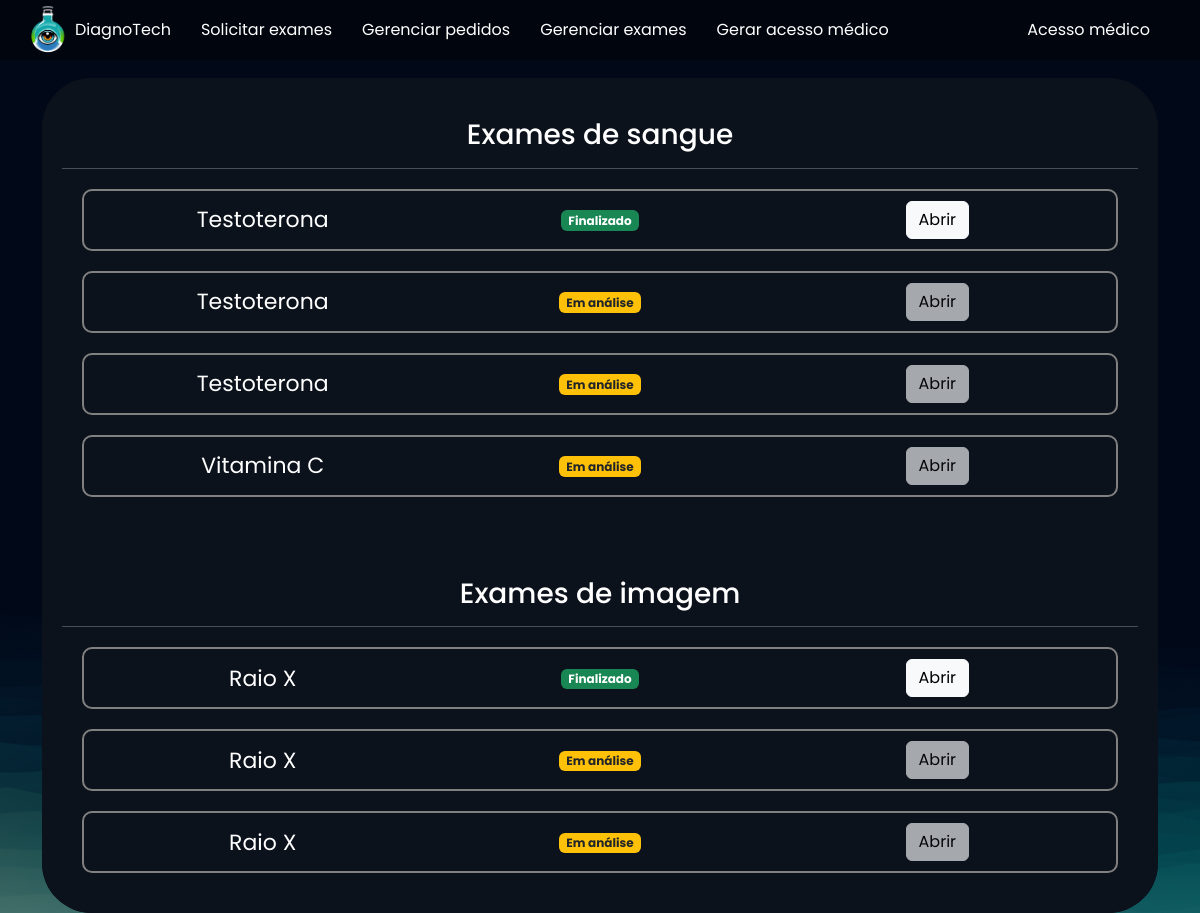
The app's page /exames/gerenciar_exames/ (signed in) with its own data.
### exames/models.py (models this page shows, shortened)
class SolicitacaoExame(models.Model):
    usuario = models.ForeignKey(User, on_delete=models.DO_NOTHING)
    exame = models.ForeignKey(TiposExames, on_delete=models.DO_NOTHING)
    choice_status = (
        ('E', 'Em análise'),
        ('F', 'Finalizado')
    )
    status = models.CharField(max_length=2, choices=choice_status)
    resultado = models.FileField(upload_to="resultados", null=True, blank=True)
    requer_senha = models.BooleanField(default=False)
    senha = models.CharField(max_length=16, null=True, blank=True)
    def badge_template(self):
        if self.status == 'E':
            classes = 'bg-warning text-dark'
            texto = 'Em análise'
        else:
            classes = 'bg-success'
            texto = 'Finalizado'
        return mark_safe(f'<span class="badge {classes}">{texto}</span>')

class TiposExames(models.Model):
    nome = models.CharField(max_length=50)
    tipo_choices = (
        ('I', 'Exame de imagem'),
        ('S', 'Exame de sangue')
    )
    tipo = models.CharField(max_length=1, choices=tipo_choices)
    preco = models.FloatField()
    disponivel = models.BooleanField(default=True)
    horario_inicial = models.IntegerField()
    horario_final = models.IntegerField()

### exames/views.py (the view)
# urls.py: path('gerenciar_exames/', views.gerenciar_exames, name = 'gerenciar_exames'),
@login_required(login_url="/usuarios/login/")
def gerenciar_exames(request):
    exames = SolicitacaoExame.objects.filter(usuario=request.user)
    return render(request, 'gerenciar_exames.html', {'exames': exames})

### exames/templates/gerenciar_exames.html (shortened to what this page needs)
{% extends "bases/base.html" %} {% load static %} {% block 'head' %}
<link href="{% static 'exames/css/css.css' %}" rel="stylesheet" />
<link href="{% static 'exames/css/gerenciar_pedidos.css' %}" rel="stylesheet" />
<link href="{% static 'exames/css/gerenciar_exames.css' %}" rel="stylesheet" />
{% endblock 'head' %} {% block 'conteudo' %}
<br />
<br />
<div class="container">
  <div class="card card-view">
    <div class="sub-card">
      <h3>Exames de sangue</h3>
      <hr />
      {% for exame in exames %} {% if exame.exame.tipo == 'S' %}
      <div class="row bordinha">
        <div class="col-md">
          <span class="textin">{{exame.exame.nome}}</span>
        </div>
        <div class="col-md">{{exame.badge_template}}</div>
        <div class="col-md">
          {% if exame.status == 'F' %}
          <a href="{% url 'permitir_abrir_exame' exame.id %}" class="btn btn-light">Abrir</a>
          {% else %}
          <a href="#" class="btn btn-light disabled">Abrir</a>
          {% endif %}
        </div>
      </div>
      {% endif %} {% endfor %}
    </div>
    <div class="sub-card">
      <h3>Exames de imagem</h3>
      <hr />
      {% for exame in exames %} {% if exame.exame.tipo == 'I' %}
      <div class="row bordinha">
        <div class="col-md">
          <span class="textin">{{exame.exame.nome}}</span>
        </div>
        <div class="col-md">{{exame.badge_template}}</div>
        <div class="col-md">
          {% if exame.status == 'F' %}
          <a href="{% url 'permitir_abrir_exame' exame.id %}" class="btn btn-light">Abrir</a>
          {% else %}
          <a href="#" class="btn btn-light disabled">Abrir</a>
          {% endif %}
        </div>
      </div>
      {% endif %} {% endfor %}
    </div>
  </div>
</div>
{% endblock 'conteudo' %}

### templates/static/geral/css/base.css (style rules this page uses)
:root { --main-color: #151c34; --dark-color: #0c121c; --light-color: #10d1df; --contrast-color: #f4c96b; --differential-color: #066668; }
* { color: white; font-family: "Poppins", sans-serif; }

### templates/static/exames/css/css.css (style rules this page uses)
body { background-image: url("/static/geral/img/bg2.png"); background-size: cover; background-repeat: no-repeat; }
.card { background-color: rgba(217, 217, 217, 0.14); color: white; padding: 15px; }

### templates/static/exames/css/gerenciar_pedidos.css (style rules this page uses)
.card-view { text-align: center; padding: 0; border: none; border-radius: 50px; background-color: var(--dark-color); min-height: 50vh; }
.sub-card { border-radius: 50px; }
.btn { transition: 0.3s; }

### templates/static/exames/css/gerenciar_exames.css (style rules this page uses)
.sub-card { background-color: var(--dark-color); padding: 20px; }
.bordinha { padding: 10px; margin: 20px; border: 2px solid gray; border-radius: 10px; align-items: center; }
.textin { font-size: 22px; }
h3 { padding-top: 20px; }

### records on screen
SolicitacaoExame: exame.nome "Testoterona", badge_template "Finalizado", shows "Abrir"
SolicitacaoExame: exame.nome "Testoterona", badge_template "Em análise", shows "Abrir"
SolicitacaoExame: exame.nome "Testoterona", badge_template "Em análise", shows "Abrir"
SolicitacaoExame: exame.nome "Vitamina C", badge_template "Em análise", shows "Abrir"
SolicitacaoExame: exame.nome "Raio X", badge_template "Finalizado", shows "Abrir"
SolicitacaoExame: exame.nome "Raio X", badge_template "Em análise", shows "Abrir"
SolicitacaoExame: exame.nome "Raio X", badge_template "Em análise", shows "Abrir"
